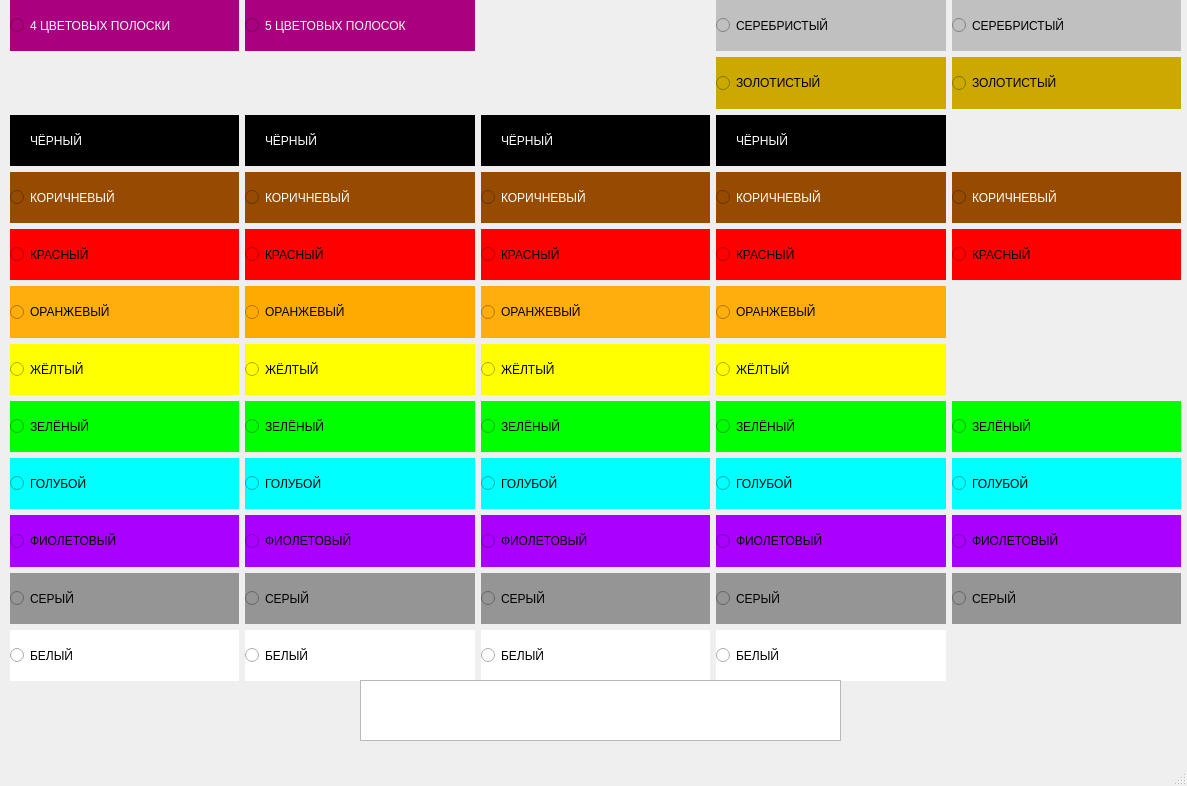
 <widget class="QMainWindow" name="MainWindow">
  <property name="geometry">
   <rect>
    <x>0</x>
    <y>0</y>
    <width>1187</width>
    <height>786</height>
   </rect>
  </property>
  <property name="windowTitle">
   <string>MainWindow</string>
  </property>
  <widget class="QWidget" name="centralwidget">
   <widget class="QWidget" name="gridLayoutWidget">
    <property name="geometry">
     <rect>
      <x>10</x>
      <y>0</y>
      <width>1171</width>
      <height>681</height>
     </rect>
    </property>
    <layout class="QGridLayout" name="gridLayout">
     <item row="6" column="0">
      <widget class="QRadioButton" name="radioButton_27">
       <property name="sizePolicy">
        <sizepolicy hsizetype="Expanding" vsizetype="Expanding">
         <horstretch>0</horstretch>
         <verstretch>0</verstretch>
        </sizepolicy>
       </property>
       <property name="styleSheet">
        <string notr="true">background-color: rgb(255, 0, 0);</string>
       </property>
       <property name="text">
        <string>КРАСНЫЙ</string>
       </property>
       <attribute name="buttonGroup">
        <string notr="true">buttonGroup</string>
       </attribute>
      </widget>
     </item>
     <item row="6" column="3">
      <widget class="QRadioButton" name="radioButton_25">
       <property name="sizePolicy">
        <sizepolicy hsizetype="Expanding" vsizetype="Expanding">
         <horstretch>0</horstretch>
         <verstretch>0</verstretch>
        </sizepolicy>
       </property>
       <property name="styleSheet">
        <string notr="true">background-color: rgb(255, 0, 0);</string>
       </property>
       <property name="text">
        <string>КРАСНЫЙ</string>
       </property>
       <attribute name="buttonGroup">
        <string notr="true">buttonGroup_4</string>
       </attribute>
      </widget>
     </item>
     <item row="5" column="4">
      <widget class="QRadioButton" name="radioButton_24">
       <property name="sizePolicy">
        <sizepolicy hsizetype="Expanding" vsizetype="Expanding">
         <horstretch>0</horstretch>
         <verstretch>0</verstretch>
        </sizepolicy>
       </property>
       <property name="styleSheet">
        <string notr="true">background-color: rgb(150, 75, 0);
color: rgb(255, 255, 255);</string>
       </property>
       <property name="text">
        <string>КОРИЧНЕВЫЙ</string>
       </property>
       <attribute name="buttonGroup">
        <string notr="true">buttonGroup_5</string>
       </attribute>
      </widget>
     </item>
     <item row="4" column="0">
      <widget class="QRadioButton" name="radioButton_16">
       <property name="sizePolicy">
        <sizepolicy hsizetype="Expanding" vsizetype="Expanding">
         <horstretch>0</horstretch>
         <verstretch>0</verstretch>
        </sizepolicy>
       </property>
       <property name="styleSheet">
        <string notr="true">background-color: rgb(0, 0, 0);
color: rgb(255, 255, 255);</string>
       </property>
       <property name="text">
        <string>ЧЁРНЫЙ</string>
       </property>
       <attribute name="buttonGroup">
        <string notr="true">buttonGroup</string>
       </attribute>
      </widget>
     </item>
     <item row="6" column="4">
      <widget class="QRadioButton" name="radioButton_26">
       <property name="sizePolicy">
        <sizepolicy hsizetype="Expanding" vsizetype="Expanding">
         <horstretch>0</horstretch>
         <verstretch>0</verstretch>
        </sizepolicy>
       </property>
       <property name="styleSheet">
        <string notr="true">background-color: rgb(255, 0, 0);</string>
       </property>
       <property name="text">
        <string>КРАСНЫЙ</string>
       </property>
       <attribute name="buttonGroup">
        <string notr="true">buttonGroup_5</string>
       </attribute>
      </widget>
     </item>
     <item row="4" column="3">
      <widget class="QRadioButton" name="radioButton_20">
       <property name="sizePolicy">
        <sizepolicy hsizetype="Expanding" vsizetype="Expanding">
         <horstretch>0</horstretch>
         <verstretch>0</verstretch>
        </sizepolicy>
       </property>
       <property name="styleSheet">
        <string notr="true">background-color: rgb(0, 0, 0);
color: rgb(255, 255, 255);</string>
       </property>
       <property name="text">
        <string>ЧЁРНЫЙ</string>
       </property>
       <attribute name="buttonGroup">
        <string notr="true">buttonGroup_4</string>
       </attribute>
      </widget>
     </item>
     <item row="4" column="2">
      <widget class="QRadioButton" name="radioButton_19">
       <property name="sizePolicy">
        <sizepolicy hsizetype="Expanding" vsizetype="Expanding">
         <horstretch>0</horstretch>
         <verstretch>0</verstretch>
        </sizepolicy>
       </property>
       <property name="styleSheet">
        <string notr="true">background-color: rgb(0, 0, 0);
color: rgb(255, 255, 255);</string>
       </property>
       <property name="text">
        <string>ЧЁРНЫЙ</string>
       </property>
       <attribute name="buttonGroup">
        <string notr="true">buttonGroup_3</string>
       </attribute>
      </widget>
     </item>
     <item row="3" column="4">
      <widget class="QRadioButton" name="radioButton_18">
       <property name="sizePolicy">
        <sizepolicy hsizetype="Expanding" vsizetype="Expanding">
         <horstretch>0</horstretch>
         <verstretch>0</verstretch>
        </sizepolicy>
       </property>
       <property name="styleSheet">
        <string notr="true">background-color: rgb(203, 169, 0);</string>
       </property>
       <property name="text">
        <string>ЗОЛОТИСТЫЙ</string>
       </property>
       <attribute name="buttonGroup">
        <string notr="true">buttonGroup_5</string>
       </attribute>
      </widget>
     </item>
     <item row="1" column="4">
      <widget class="QRadioButton" name="radioButton_17">
       <property name="sizePolicy">
        <sizepolicy hsizetype="Expanding" vsizetype="Expanding">
         <horstretch>0</horstretch>
         <verstretch>0</verstretch>
        </sizepolicy>
       </property>
       <property name="styleSheet">
        <string notr="true">background-color: rgb(192, 192, 192);</string>
       </property>
       <property name="text">
        <string>СЕРЕБРИСТЫЙ</string>
       </property>
       <attribute name="buttonGroup">
        <string notr="true">buttonGroup_5</string>
       </attribute>
      </widget>
     </item>
     <item row="12" column="3">
      <widget class="QRadioButton" name="radioButton_45">
       <property name="sizePolicy">
        <sizepolicy hsizetype="Expanding" vsizetype="Expanding">
         <horstretch>0</horstretch>
         <verstretch>0</verstretch>
        </sizepolicy>
       </property>
       <property name="styleSheet">
        <string notr="true">background-color: rgb(149, 149, 149);</string>
       </property>
       <property name="text">
        <string>СЕРЫЙ</string>
       </property>
       <attribute name="buttonGroup">
        <string notr="true">buttonGroup_4</string>
       </attribute>
      </widget>
     </item>
     <item row="12" column="4">
      <widget class="QRadioButton" name="radioButton_46">
       <property name="sizePolicy">
        <sizepolicy hsizetype="Expanding" vsizetype="Expanding">
         <horstretch>0</horstretch>
         <verstretch>0</verstretch>
        </sizepolicy>
       </property>
       <property name="styleSheet">
        <string notr="true">background-color: rgb(149, 149, 149);</string>
       </property>
       <property name="text">
        <string>СЕРЫЙ</string>
       </property>
       <attribute name="buttonGroup">
        <string notr="true">buttonGroup_5</string>
       </attribute>
      </widget>
     </item>
     <item row="5" column="3">
      <widget class="QRadioButton" name="radioButton_23">
       <property name="sizePolicy">
        <sizepolicy hsizetype="Expanding" vsizetype="Expanding">
         <horstretch>0</horstretch>
         <verstretch>0</verstretch>
        </sizepolicy>
       </property>
       <property name="styleSheet">
        <string notr="true">background-color: rgb(150, 75, 0);
color: rgb(255, 255, 255);</string>
       </property>
       <property name="text">
        <string>КОРИЧНЕВЫЙ</string>
       </property>
       <attribute name="buttonGroup">
        <string notr="true">buttonGroup_4</string>
       </attribute>
      </widget>
     </item>
     <item row="3" column="3">
      <widget class="QRadioButton" name="radioButton_4">
       <property name="sizePolicy">
        <sizepolicy hsizetype="Expanding" vsizetype="Expanding">
         <horstretch>0</horstretch>
         <verstretch>0</verstretch>
        </sizepolicy>
       </property>
       <property name="styleSheet">
        <string notr="true">background-color: rgb(203, 169, 0);</string>
       </property>
       <property name="text">
        <string>ЗОЛОТИСТЫЙ</string>
       </property>
       <attribute name="buttonGroup">
        <string notr="true">buttonGroup_4</string>
       </attribute>
      </widget>
     </item>
     <item row="5" column="2">
      <widget class="QRadioButton" name="radioButton_21">
       <property name="sizePolicy">
        <sizepolicy hsizetype="Expanding" vsizetype="Expanding">
         <horstretch>0</horstretch>
         <verstretch>0</verstretch>
        </sizepolicy>
       </property>
       <property name="styleSheet">
        <string notr="true">background-color: rgb(150, 75, 0);
color: rgb(255, 255, 255);</string>
       </property>
       <property name="text">
        <string>КОРИЧНЕВЫЙ</string>
       </property>
       <attribute name="buttonGroup">
        <string notr="true">buttonGroup_3</string>
       </attribute>
      </widget>
     </item>
     <item row="1" column="3">
      <widget class="QRadioButton" name="radioButton_3">
       <property name="sizePolicy">
        <sizepolicy hsizetype="Expanding" vsizetype="Expanding">
         <horstretch>0</horstretch>
         <verstretch>0</verstretch>
        </sizepolicy>
       </property>
       <property name="styleSheet">
        <string notr="true">background-color: rgb(192, 192, 192);</string>
       </property>
       <property name="text">
        <string>СЕРЕБРИСТЫЙ</string>
       </property>
       <attribute name="buttonGroup">
        <string notr="true">buttonGroup_4</string>
       </attribute>
      </widget>
     </item>
     <item row="10" column="3">
      <widget class="QRadioButton" name="radioButton_38">
       <property name="sizePolicy">
        <sizepolicy hsizetype="Expanding" vsizetype="Expanding">
         <horstretch>0</horstretch>
         <verstretch>0</verstretch>
        </sizepolicy>
       </property>
       <property name="styleSheet">
        <string notr="true">background-color: rgb(0, 255, 255);</string>
       </property>
       <property name="text">
        <string>ГОЛУБОЙ</string>
       </property>
       <attribute name="buttonGroup">
        <string notr="true">buttonGroup_4</string>
       </attribute>
      </widget>
     </item>
     <item row="12" column="2">
      <widget class="QRadioButton" name="radioButton_44">
       <property name="sizePolicy">
        <sizepolicy hsizetype="Expanding" vsizetype="Expanding">
         <horstretch>0</horstretch>
         <verstretch>0</verstretch>
        </sizepolicy>
       </property>
       <property name="styleSheet">
        <string notr="true">background-color: rgb(149, 149, 149);</string>
       </property>
       <property name="text">
        <string>СЕРЫЙ</string>
       </property>
       <attribute name="buttonGroup">
        <string notr="true">buttonGroup_3</string>
       </attribute>
      </widget>
     </item>
     <item row="11" column="1">
      <widget class="QRadioButton" name="radioButton_7">
       <property name="sizePolicy">
        <sizepolicy hsizetype="Expanding" vsizetype="Expanding">
         <horstretch>0</horstretch>
         <verstretch>0</verstretch>
        </sizepolicy>
       </property>
       <property name="styleSheet">
        <string notr="true">background-color: rgb(170, 0, 255);</string>
       </property>
       <property name="text">
        <string>ФИОЛЕТОВЫЙ</string>
       </property>
       <attribute name="buttonGroup">
        <string notr="true">buttonGroup_2</string>
       </attribute>
      </widget>
     </item>
     <item row="12" column="1">
      <widget class="QRadioButton" name="radioButton_8">
       <property name="sizePolicy">
        <sizepolicy hsizetype="Expanding" vsizetype="Expanding">
         <horstretch>0</horstretch>
         <verstretch>0</verstretch>
        </sizepolicy>
       </property>
       <property name="styleSheet">
        <string notr="true">background-color: rgb(149, 149, 149);</string>
       </property>
       <property name="text">
        <string>СЕРЫЙ</string>
       </property>
       <attribute name="buttonGroup">
        <string notr="true">buttonGroup_2</string>
       </attribute>
      </widget>
     </item>
     <item row="8" column="1">
      <widget class="QRadioButton" name="radioButton_10">
       <property name="sizePolicy">
        <sizepolicy hsizetype="Expanding" vsizetype="Expanding">
         <horstretch>0</horstretch>
         <verstretch>0</verstretch>
        </sizepolicy>
       </property>
       <property name="styleSheet">
        <string notr="true">background-color: rgb(255, 255, 0);</string>
       </property>
       <property name="text">
        <string>ЖЁЛТЫЙ</string>
       </property>
       <attribute name="buttonGroup">
        <string notr="true">buttonGroup_2</string>
       </attribute>
      </widget>
     </item>
     <item row="4" column="1">
      <widget class="QRadioButton" name="radioButton_11">
       <property name="sizePolicy">
        <sizepolicy hsizetype="Expanding" vsizetype="Expanding">
         <horstretch>0</horstretch>
         <verstretch>0</verstretch>
        </sizepolicy>
       </property>
       <property name="styleSheet">
        <string notr="true">background-color: rgb(0, 0, 0);
color: rgb(255, 255, 255);</string>
       </property>
       <property name="text">
        <string>ЧЁРНЫЙ</string>
       </property>
       <attribute name="buttonGroup">
        <string notr="true">buttonGroup_2</string>
       </attribute>
      </widget>
     </item>
     <item row="7" column="1">
      <widget class="QRadioButton" name="radioButton_12">
       <property name="sizePolicy">
        <sizepolicy hsizetype="Expanding" vsizetype="Expanding">
         <horstretch>0</horstretch>
         <verstretch>0</verstretch>
        </sizepolicy>
       </property>
       <property name="styleSheet">
        <string notr="true">background-color: rgb(255, 170, 0);</string>
       </property>
       <property name="text">
        <string>ОРАНЖЕВЫЙ</string>
       </property>
       <attribute name="buttonGroup">
        <string notr="true">buttonGroup_2</string>
       </attribute>
      </widget>
     </item>
     <item row="9" column="1">
      <widget class="QRadioButton" name="radioButton_6">
       <property name="sizePolicy">
        <sizepolicy hsizetype="Expanding" vsizetype="Expanding">
         <horstretch>0</horstretch>
         <verstretch>0</verstretch>
        </sizepolicy>
       </property>
       <property name="styleSheet">
        <string notr="true">background-color: rgb(0, 255, 0);</string>
       </property>
       <property name="text">
        <string>ЗЕЛЁНЫЙ</string>
       </property>
       <attribute name="buttonGroup">
        <string notr="true">buttonGroup_2</string>
       </attribute>
      </widget>
     </item>
     <item row="10" column="1">
      <widget class="QRadioButton" name="radioButton_9">
       <property name="sizePolicy">
        <sizepolicy hsizetype="Expanding" vsizetype="Expanding">
         <horstretch>0</horstretch>
         <verstretch>0</verstretch>
        </sizepolicy>
       </property>
       <property name="styleSheet">
        <string notr="true">background-color: rgb(0, 255, 255);</string>
       </property>
       <property name="text">
        <string>ГОЛУБОЙ</string>
       </property>
       <attribute name="buttonGroup">
        <string notr="true">buttonGroup_2</string>
       </attribute>
      </widget>
     </item>
     <item row="5" column="1">
      <widget class="QRadioButton" name="radioButton_14">
       <property name="sizePolicy">
        <sizepolicy hsizetype="Expanding" vsizetype="Expanding">
         <horstretch>0</horstretch>
         <verstretch>0</verstretch>
        </sizepolicy>
       </property>
       <property name="styleSheet">
        <string notr="true">background-color: rgb(150, 75, 0);
color: rgb(255, 255, 255);</string>
       </property>
       <property name="text">
        <string>КОРИЧНЕВЫЙ</string>
       </property>
       <attribute name="buttonGroup">
        <string notr="true">buttonGroup_2</string>
       </attribute>
      </widget>
     </item>
     <item row="6" column="1">
      <widget class="QRadioButton" name="radioButton_13">
       <property name="sizePolicy">
        <sizepolicy hsizetype="Expanding" vsizetype="Expanding">
         <horstretch>0</horstretch>
         <verstretch>0</verstretch>
        </sizepolicy>
       </property>
       <property name="styleSheet">
        <string notr="true">background-color: rgb(255, 0, 0);</string>
       </property>
       <property name="text">
        <string>КРАСНЫЙ</string>
       </property>
       <attribute name="buttonGroup">
        <string notr="true">buttonGroup_2</string>
       </attribute>
      </widget>
     </item>
     <item row="5" column="0">
      <widget class="QRadioButton" name="radioButton_15">
       <property name="sizePolicy">
        <sizepolicy hsizetype="Expanding" vsizetype="Expanding">
         <horstretch>0</horstretch>
         <verstretch>0</verstretch>
        </sizepolicy>
       </property>
       <property name="styleSheet">
        <string notr="true">background-color: rgb(150, 75, 0);
color: rgb(255, 255, 255);</string>
       </property>
       <property name="text">
        <string>КОРИЧНЕВЫЙ</string>
       </property>
       <attribute name="buttonGroup">
        <string notr="true">buttonGroup</string>
       </attribute>
      </widget>
     </item>
     <item row="10" column="4">
      <widget class="QRadioButton" name="radioButton_39">
       <property name="sizePolicy">
        <sizepolicy hsizetype="Expanding" vsizetype="Expanding">
         <horstretch>0</horstretch>
         <verstretch>0</verstretch>
        </sizepolicy>
       </property>
       <property name="styleSheet">
        <string notr="true">background-color: rgb(0, 255, 255);</string>
       </property>
       <property name="text">
        <string>ГОЛУБОЙ</string>
       </property>
       <attribute name="buttonGroup">
        <string notr="true">buttonGroup_5</string>
       </attribute>
      </widget>
     </item>
     <item row="11" column="2">
      <widget class="QRadioButton" name="radioButton_40">
       <property name="sizePolicy">
        <sizepolicy hsizetype="Expanding" vsizetype="Expanding">
         <horstretch>0</horstretch>
         <verstretch>0</verstretch>
        </sizepolicy>
       </property>
       <property name="styleSheet">
        <string notr="true">background-color: rgb(170, 0, 255);</string>
       </property>
       <property name="text">
        <string>ФИОЛЕТОВЫЙ</string>
       </property>
       <attribute name="buttonGroup">
        <string notr="true">buttonGroup_3</string>
       </attribute>
      </widget>
     </item>
     <item row="10" column="0">
      <widget class="QRadioButton" name="radioButton_37">
       <property name="sizePolicy">
        <sizepolicy hsizetype="Expanding" vsizetype="Expanding">
         <horstretch>0</horstretch>
         <verstretch>0</verstretch>
        </sizepolicy>
       </property>
       <property name="styleSheet">
        <string notr="true">background-color: rgb(0, 255, 255);</string>
       </property>
       <property name="text">
        <string>ГОЛУБОЙ</string>
       </property>
       <attribute name="buttonGroup">
        <string notr="true">buttonGroup</string>
       </attribute>
      </widget>
     </item>
     <item row="13" column="2">
      <widget class="QRadioButton" name="radioButton_5">
       <property name="sizePolicy">
        <sizepolicy hsizetype="Expanding" vsizetype="Expanding">
         <horstretch>0</horstretch>
         <verstretch>0</verstretch>
        </sizepolicy>
       </property>
       <property name="styleSheet">
        <string notr="true">background-color: rgb(255, 255, 255);</string>
       </property>
       <property name="text">
        <string>БЕЛЫЙ</string>
       </property>
       <attribute name="buttonGroup">
        <string notr="true">buttonGroup_3</string>
       </attribute>
      </widget>
     </item>
     <item row="11" column="3">
      <widget class="QRadioButton" name="radioButton_41">
       <property name="sizePolicy">
        <sizepolicy hsizetype="Expanding" vsizetype="Expanding">
         <horstretch>0</horstretch>
         <verstretch>0</verstretch>
        </sizepolicy>
       </property>
       <property name="styleSheet">
        <string notr="true">background-color: rgb(170, 0, 255);</string>
       </property>
       <property name="text">
        <string>ФИОЛЕТОВЫЙ</string>
       </property>
       <attribute name="buttonGroup">
        <string notr="true">buttonGroup_4</string>
       </attribute>
      </widget>
     </item>
     <item row="6" column="2">
      <widget class="QRadioButton" name="radioButton_28">
       <property name="sizePolicy">
        <sizepolicy hsizetype="Expanding" vsizetype="Expanding">
         <horstretch>0</horstretch>
         <verstretch>0</verstretch>
        </sizepolicy>
       </property>
       <property name="styleSheet">
        <string notr="true">background-color: rgb(255, 0, 0);</string>
       </property>
       <property name="text">
        <string>КРАСНЫЙ</string>
       </property>
       <attribute name="buttonGroup">
        <string notr="true">buttonGroup_3</string>
       </attribute>
      </widget>
     </item>
     <item row="13" column="0">
      <widget class="QRadioButton" name="radioButton">
       <property name="sizePolicy">
        <sizepolicy hsizetype="Expanding" vsizetype="Expanding">
         <horstretch>0</horstretch>
         <verstretch>0</verstretch>
        </sizepolicy>
       </property>
       <property name="styleSheet">
        <string notr="true">background-color: rgb(255, 255, 255);</string>
       </property>
       <property name="text">
        <string>БЕЛЫЙ</string>
       </property>
       <attribute name="buttonGroup">
        <string notr="true">buttonGroup</string>
       </attribute>
      </widget>
     </item>
     <item row="12" column="0">
      <widget class="QRadioButton" name="radioButton_47">
       <property name="sizePolicy">
        <sizepolicy hsizetype="Expanding" vsizetype="Expanding">
         <horstretch>0</horstretch>
         <verstretch>0</verstretch>
        </sizepolicy>
       </property>
       <property name="styleSheet">
        <string notr="true">background-color: rgb(149, 149, 149);</string>
       </property>
       <property name="text">
        <string>СЕРЫЙ</string>
       </property>
       <attribute name="buttonGroup">
        <string notr="true">buttonGroup</string>
       </attribute>
      </widget>
     </item>
     <item row="13" column="3">
      <widget class="QRadioButton" name="radioButton_48">
       <property name="sizePolicy">
        <sizepolicy hsizetype="Expanding" vsizetype="Expanding">
         <horstretch>0</horstretch>
         <verstretch>0</verstretch>
        </sizepolicy>
       </property>
       <property name="styleSheet">
        <string notr="true">background-color: rgb(255, 255, 255);</string>
       </property>
       <property name="text">
        <string>БЕЛЫЙ</string>
       </property>
       <attribute name="buttonGroup">
        <string notr="true">buttonGroup_4</string>
       </attribute>
      </widget>
     </item>
     <item row="7" column="2">
      <widget class="QRadioButton" name="radioButton_29">
       <property name="sizePolicy">
        <sizepolicy hsizetype="Expanding" vsizetype="Expanding">
         <horstretch>0</horstretch>
         <verstretch>0</verstretch>
        </sizepolicy>
       </property>
       <property name="styleSheet">
        <string notr="true">background-color: rgb(255, 174, 12);</string>
       </property>
       <property name="text">
        <string>ОРАНЖЕВЫЙ</string>
       </property>
       <attribute name="buttonGroup">
        <string notr="true">buttonGroup_3</string>
       </attribute>
      </widget>
     </item>
     <item row="7" column="0">
      <widget class="QRadioButton" name="radioButton_30">
       <property name="sizePolicy">
        <sizepolicy hsizetype="Expanding" vsizetype="Expanding">
         <horstretch>0</horstretch>
         <verstretch>0</verstretch>
        </sizepolicy>
       </property>
       <property name="styleSheet">
        <string notr="true">background-color: rgb(255, 174, 12);</string>
       </property>
       <property name="text">
        <string>ОРАНЖЕВЫЙ</string>
       </property>
       <attribute name="buttonGroup">
        <string notr="true">buttonGroup</string>
       </attribute>
      </widget>
     </item>
     <item row="8" column="2">
      <widget class="QRadioButton" name="radioButton_31">
       <property name="sizePolicy">
        <sizepolicy hsizetype="Expanding" vsizetype="Expanding">
         <horstretch>0</horstretch>
         <verstretch>0</verstretch>
        </sizepolicy>
       </property>
       <property name="styleSheet">
        <string notr="true">background-color: rgb(255, 255, 0);</string>
       </property>
       <property name="text">
        <string>ЖЁЛТЫЙ</string>
       </property>
       <attribute name="buttonGroup">
        <string notr="true">buttonGroup_3</string>
       </attribute>
      </widget>
     </item>
     <item row="11" column="0">
      <widget class="QRadioButton" name="radioButton_43">
       <property name="sizePolicy">
        <sizepolicy hsizetype="Expanding" vsizetype="Expanding">
         <horstretch>0</horstretch>
         <verstretch>0</verstretch>
        </sizepolicy>
       </property>
       <property name="styleSheet">
        <string notr="true">background-color: rgb(170, 0, 255);</string>
       </property>
       <property name="text">
        <string>ФИОЛЕТОВЫЙ</string>
       </property>
       <attribute name="buttonGroup">
        <string notr="true">buttonGroup</string>
       </attribute>
      </widget>
     </item>
     <item row="11" column="4">
      <widget class="QRadioButton" name="radioButton_42">
       <property name="sizePolicy">
        <sizepolicy hsizetype="Expanding" vsizetype="Expanding">
         <horstretch>0</horstretch>
         <verstretch>0</verstretch>
        </sizepolicy>
       </property>
       <property name="styleSheet">
        <string notr="true">background-color: rgb(170, 0, 255);</string>
       </property>
       <property name="text">
        <string>ФИОЛЕТОВЫЙ</string>
       </property>
       <attribute name="buttonGroup">
        <string notr="true">buttonGroup_5</string>
       </attribute>
      </widget>
     </item>
     <item row="8" column="0">
      <widget class="QRadioButton" name="radioButton_32">
       <property name="sizePolicy">
        <sizepolicy hsizetype="Expanding" vsizetype="Expanding">
         <horstretch>0</horstretch>
         <verstretch>0</verstretch>
        </sizepolicy>
       </property>
       <property name="styleSheet">
        <string notr="true">background-color: rgb(255, 255, 0);</string>
       </property>
       <property name="text">
        <string>ЖЁЛТЫЙ</string>
       </property>
       <attribute name="buttonGroup">
        <string notr="true">buttonGroup</string>
       </attribute>
      </widget>
     </item>
     <item row="9" column="2">
      <widget class="QRadioButton" name="radioButton_22">
       <property name="sizePolicy">
        <sizepolicy hsizetype="Expanding" vsizetype="Expanding">
         <horstretch>0</horstretch>
         <verstretch>0</verstretch>
        </sizepolicy>
       </property>
       <property name="styleSheet">
        <string notr="true">background-color: rgb(0, 255, 0);</string>
       </property>
       <property name="text">
        <string>ЗЕЛЁНЫЙ</string>
       </property>
       <attribute name="buttonGroup">
        <string notr="true">buttonGroup_3</string>
       </attribute>
      </widget>
     </item>
     <item row="9" column="3">
      <widget class="QRadioButton" name="radioButton_34">
       <property name="sizePolicy">
        <sizepolicy hsizetype="Expanding" vsizetype="Expanding">
         <horstretch>0</horstretch>
         <verstretch>0</verstretch>
        </sizepolicy>
       </property>
       <property name="styleSheet">
        <string notr="true">background-color: rgb(0, 255, 0);</string>
       </property>
       <property name="text">
        <string>ЗЕЛЁНЫЙ</string>
       </property>
       <attribute name="buttonGroup">
        <string notr="true">buttonGroup_4</string>
       </attribute>
      </widget>
     </item>
     <item row="9" column="0">
      <widget class="QRadioButton" name="radioButton_33">
       <property name="sizePolicy">
        <sizepolicy hsizetype="Expanding" vsizetype="Expanding">
         <horstretch>0</horstretch>
         <verstretch>0</verstretch>
        </sizepolicy>
       </property>
       <property name="styleSheet">
        <string notr="true">background-color: rgb(0, 255, 0);</string>
       </property>
       <property name="text">
        <string>ЗЕЛЁНЫЙ</string>
       </property>
       <attribute name="buttonGroup">
        <string notr="true">buttonGroup</string>
       </attribute>
      </widget>
     </item>
     <item row="9" column="4">
      <widget class="QRadioButton" name="radioButton_35">
       <property name="sizePolicy">
        <sizepolicy hsizetype="Expanding" vsizetype="Expanding">
         <horstretch>0</horstretch>
         <verstretch>0</verstretch>
        </sizepolicy>
       </property>
       <property name="styleSheet">
        <string notr="true">background-color: rgb(0, 255, 0);</string>
       </property>
       <property name="text">
        <string>ЗЕЛЁНЫЙ</string>
       </property>
       <attribute name="buttonGroup">
        <string notr="true">buttonGroup_5</string>
       </attribute>
      </widget>
     </item>
     <item row="13" column="1">
      <widget class="QRadioButton" name="radioButton_2">
       <property name="sizePolicy">
        <sizepolicy hsizetype="Expanding" vsizetype="Expanding">
         <horstretch>0</horstretch>
         <verstretch>0</verstretch>
        </sizepolicy>
       </property>
       <property name="styleSheet">
        <string notr="true">background-color: rgb(255, 255, 255);</string>
       </property>
       <property name="text">
        <string>БЕЛЫЙ</string>
       </property>
       <attribute name="buttonGroup">
        <string notr="true">buttonGroup_2</string>
       </attribute>
      </widget>
     </item>
     <item row="10" column="2">
      <widget class="QRadioButton" name="radioButton_36">
       <property name="sizePolicy">
        <sizepolicy hsizetype="Expanding" vsizetype="Expanding">
         <horstretch>0</horstretch>
         <verstretch>0</verstretch>
        </sizepolicy>
       </property>
       <property name="styleSheet">
        <string notr="true">background-color: rgb(0, 255, 255);</string>
       </property>
       <property name="text">
        <string>ГОЛУБОЙ</string>
       </property>
       <attribute name="buttonGroup">
        <string notr="true">buttonGroup_3</string>
       </attribute>
      </widget>
     </item>
     <item row="1" column="0">
      <widget class="QRadioButton" name="radioButton_49">
       <property name="sizePolicy">
        <sizepolicy hsizetype="Expanding" vsizetype="Expanding">
         <horstretch>0</horstretch>
         <verstretch>0</verstretch>
        </sizepolicy>
       </property>
       <property name="styleSheet">
        <string notr="true">background-color: rgb(170, 0, 127);
color: rgb(255, 255, 255);</string>
       </property>
       <property name="text">
        <string>4 ЦВЕТОВЫХ ПОЛОСКИ</string>
       </property>
       <attribute name="buttonGroup">
        <string notr="true">buttonGroup_6</string>
       </attribute>
      </widget>
     </item>
     <item row="1" column="1">
      <widget class="QRadioButton" name="radioButton_50">
       <property name="sizePolicy">
        <sizepolicy hsizetype="Expanding" vsizetype="Expanding">
         <horstretch>0</horstretch>
         <verstretch>0</verstretch>
        </sizepolicy>
       </property>
       <property name="styleSheet">
        <string notr="true">background-color: rgb(170, 0, 127);
color: rgb(255, 255, 255);</string>
       </property>
       <property name="text">
        <string>5 ЦВЕТОВЫХ ПОЛОСОК</string>
       </property>
       <attribute name="buttonGroup">
        <string notr="true">buttonGroup_6</string>
       </attribute>
      </widget>
     </item>
     <item row="8" column="3">
      <widget class="QRadioButton" name="radioButton_51">
       <property name="sizePolicy">
        <sizepolicy hsizetype="Expanding" vsizetype="Expanding">
         <horstretch>0</horstretch>
         <verstretch>0</verstretch>
        </sizepolicy>
       </property>
       <property name="styleSheet">
        <string notr="true">background-color: rgb(255, 255, 0);</string>
       </property>
       <property name="text">
        <string>ЖЁЛТЫЙ</string>
       </property>
       <attribute name="buttonGroup">
        <string notr="true">buttonGroup_4</string>
       </attribute>
      </widget>
     </item>
     <item row="7" column="3">
      <widget class="QRadioButton" name="radioButton_52">
       <property name="sizePolicy">
        <sizepolicy hsizetype="Expanding" vsizetype="Expanding">
         <horstretch>0</horstretch>
         <verstretch>0</verstretch>
        </sizepolicy>
       </property>
       <property name="styleSheet">
        <string notr="true">background-color: rgb(255, 174, 12);</string>
       </property>
       <property name="text">
        <string>ОРАНЖЕВЫЙ</string>
       </property>
       <attribute name="buttonGroup">
        <string notr="true">buttonGroup_4</string>
       </attribute>
      </widget>
     </item>
    </layout>
   </widget>
   <widget class="QTextEdit" name="textEdit">
    <property name="geometry">
     <rect>
      <x>360</x>
      <y>680</y>
      <width>481</width>
      <height>61</height>
     </rect>
    </property>
    <property name="readOnly">
     <bool>true</bool>
    </property>
   </widget>
  </widget>
  <widget class="QMenuBar" name="menubar">
   <property name="geometry">
    <rect>
     <x>0</x>
     <y>0</y>
     <width>1187</width>
     <height>21</height>
    </rect>
   </property>
  </widget>
  <widget class="QStatusBar" name="statusbar"/>
 </widget>
